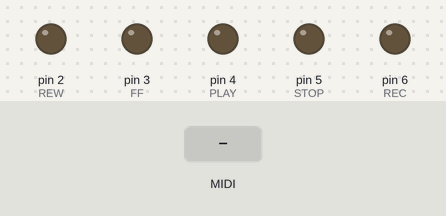
The sketch below on a simulated Arduino Uno, built with avr-gcc and run on an emulated ATmega328P. Shown: output pins drawn as LEDs (lit = HIGH). The inputs (shaded band) are chosen by the test bench. MIDI output is not drawn.

Above: at 1.2 s.
1.3 s: MIDI note 60 received
At 1.45 s:
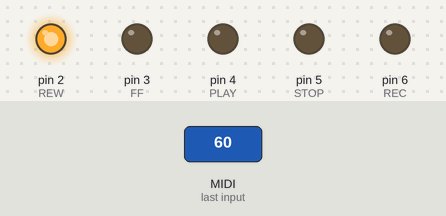
3.1 s: MIDI note 64 received
At 3.25 s:
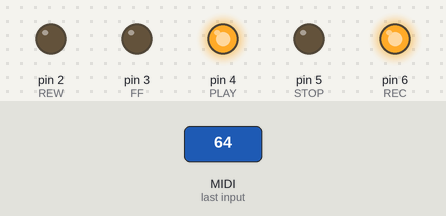
Timing chart, 0 to 6.1 s (numbered marks = the images above; inputs shaded):
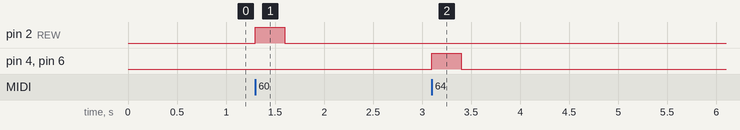

The sketch:

Revox_Nano_01.ino
```cpp
#include <MIDI.h> // Add Midi Library

// Define labels for the 12 pins
#define REW 2
#define FF 3
#define PLAY 4
#define STOP 5
#define REC 6

//Create an instance of the library with default name, serial port and settings
MIDI_CREATE_DEFAULT_INSTANCE();

//Incoming midi messages to be output pin 2-6 when receiving noteON message with note = 60-65
// Buttons to output notes from Midi Out to be recorded in DAW sequencer.
// Midi Note 60 (Rewind), 61 (FF), 62 (Play), 63 (Stop), 64 (Rec)

void setup() {

  pinMode (REW, OUTPUT);
  pinMode (FF, OUTPUT);
  pinMode (PLAY, OUTPUT);
  pinMode (STOP, OUTPUT);
  pinMode (REC, OUTPUT);

  MIDI.begin(13); // Initialize the Midi Library. Respond to notes on channel 13 only.

  MIDI.setHandleNoteOn(Press);
  MIDI.setHandleNoteOff(Release);
}

void loop() { // Main loop
  MIDI.read(); // Continuously check if Midi data has been received.
}

// Press is the function that will be called by the Midi Library
// when a MIDI NOTE ON message is received.
// It will be passed bytes for Channel, Pitch, and Velocity

void Press (byte channel, byte pitch, byte velocity) {
  if (pitch == 60 ){
    digitalWrite(REW,HIGH);  // Send on pin 2
  }
  if (pitch == 61){
    digitalWrite(FF,HIGH);  // Send on pin 3
  }
  if (pitch == 62){
    digitalWrite(PLAY,HIGH);// Send on pin 4
  }
  if (pitch == 63){
    digitalWrite(STOP,HIGH);  // Send on pin 5
  }
  if (pitch == 64){
    digitalWrite(REC,HIGH);
    digitalWrite(PLAY,HIGH);// Send on pin 4, 6
  }
}

// Release is the function that will be called by the Midi Library
// when a MIDI NOTE OFF message is received.
// * A NOTE ON message with Velocity = 0 will be treated as a NOTE OFF message *
// It will be passed bytes for Channel, Pitch, and Velocity

void Release (byte channel, byte pitch, byte velocity){

  if (pitch== 60){
    digitalWrite(REW,LOW);  // Stop send on pin 2
  }
   if (pitch== 61){
    digitalWrite(FF,LOW);  // Stop send on pin 3
  }
   if (pitch == 62){
    digitalWrite(PLAY,LOW);// Stop send on pin 4
  }
   if (pitch == 63){
    digitalWrite(STOP,LOW);  // Stop send on pin 5
  }
   if (pitch == 64){
    digitalWrite(REC,LOW);
    digitalWrite(PLAY,LOW);// Stop send on pin 4 AND 6
  }
}
```

Measured:
- after the input at 1.3 s, pin 2 (REW): LOW → HIGH at once, → LOW 0.30 s later
- after the input at 3.1 s, pin 4 (PLAY), pin 6 (REC): LOW → HIGH at once, → LOW 0.30 s later
